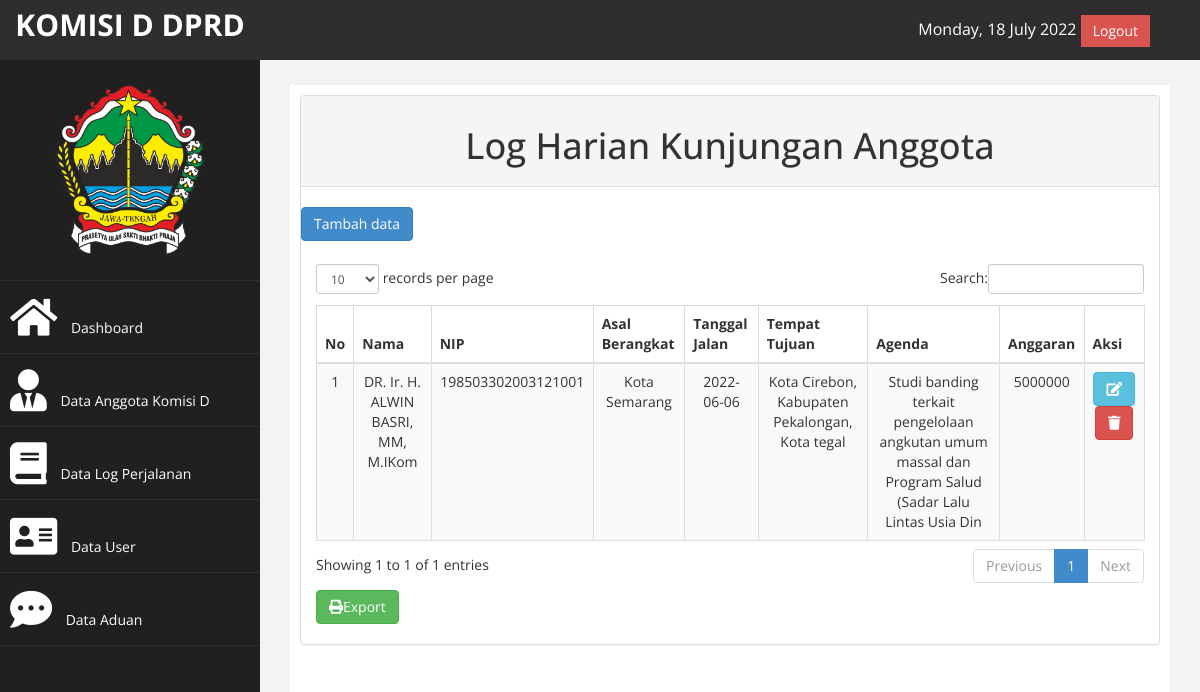
Page /index.php?page=log (signed in) on the earlier database version.
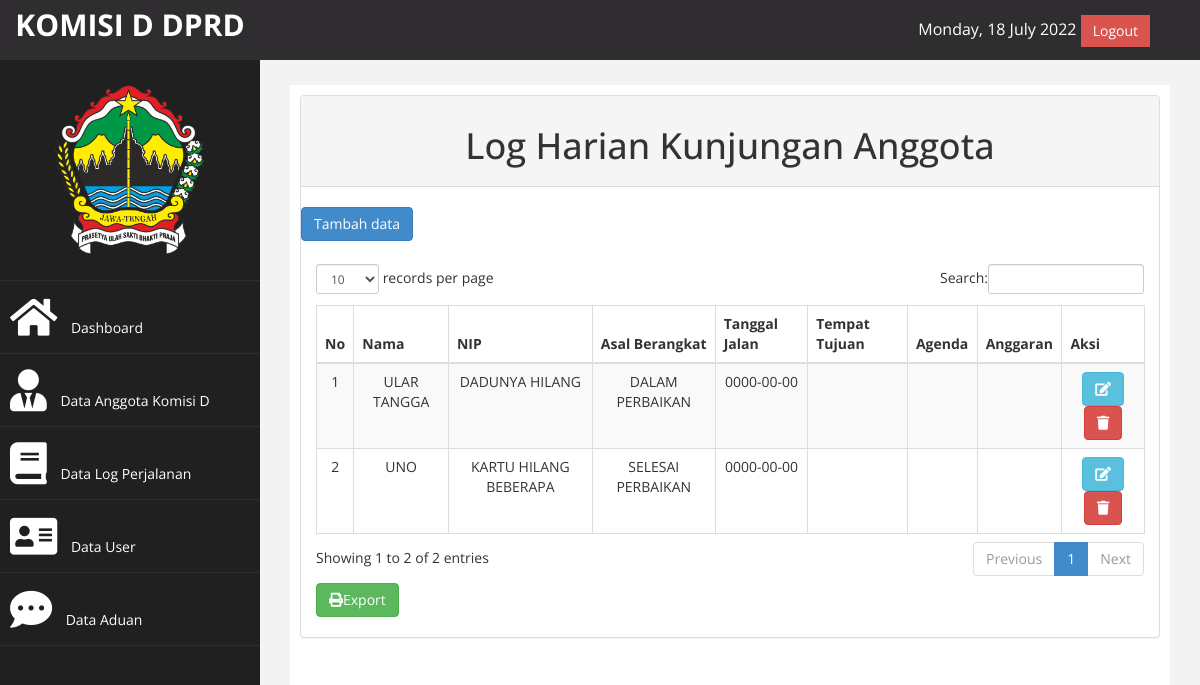
Same page on the later database version.
### tables this page shows
CREATE TABLE `tb_log` (
  `id` int(100) NOT NULL,
  `nama` varchar(100) NOT NULL,
  `nip` varchar(100) NOT NULL,
  `asal_berangkat` varchar(100) NOT NULL,
  `tanggal_jalan` date NOT NULL,
  `tempat_tujuan` varchar(100) NOT NULL,
  `agenda` varchar(100) NOT NULL,
  `anggaran` varchar(100) NOT NULL
);

### page/log/log.php (the view, shortened to what this page needs)
<div class="row">
    <div class="col-md-12">
        <div class="panel panel-default">
            <div class="panel-heading">
                <center>
                    <h1>Log Harian Kunjungan Anggota</h1>
                </center>
            </div><br>
            <a href="?page=log&aksi=tambah" class="btn btn-primary" style="margin-bottom: 8px">Tambah data</a>
            <div class="panel-body">
                <div class="table-responsive">
                    <table class="table table-striped table-bordered table-hover" id="dataTables-example">
                        <thead>
                            <tr align="center">
                                <th>No</th>
                                <th>Nama</th>
                                <th>NIP</th>
                                <th>Asal Berangkat</th>
                                <th>Tanggal Jalan</th>
                                <th>Tempat Tujuan</th>
                                <th>Agenda</th>
                                <th>Anggaran</th>
                                <th>Aksi</th>
                            </tr>
                        </thead>
                        <tbody>
                            <?php
                            $no = 1;
                            $sql = $koneksi->query("SELECT * from tb_log");
                            while ($data = $sql->fetch_assoc()) {
                            ?>
                                <tr align="center">
                                    <td><?php echo $no++ ?></td>
                                    <td><?php echo $data['nama']; ?></td>
                                    <td><?php echo $data['nip']; ?></td>
                                    <td><?php echo $data['asal_berangkat']; ?></td>
                                    <td><?php echo $data['tanggal_jalan']; ?></td>
                                    <td><?php echo $data['tempat_tujuan']; ?></td>
                                    <td><?php echo $data['agenda']; ?></td>
                                    <td><?php echo $data['anggaran']; ?></td>
                                    <td>
                                        <a href="?page=log&aksi=edit&id=<?php echo $data['id']; ?>" class="btn btn-info"><i class="fa fa-pencil-square-o fa-1x"></i></a>
                                        <a onclick="return confirm('Apakah anda yakin akan menghapus data ini?')" href="?page=log&aksi=delete&id=<?php echo $data['id']; ?> " class="btn btn-danger"><i class="fa fa-trash fa-1x"></i></a>
                                    </td>
                                </tr>
                            <?php } ?>
                        </tbody>
                    </table>
                    <div>
                        <a href="./laporan/export_log.php" class="btn btn-success class" style="margin-bottom: 5px">
                            <i class="fa fa-print"></i>Export</a>
                    </div>
                </div>
            </div>
        </div>
    </div>

### index.php (shortened to what this page needs)
<?php
$koneksi = new mysqli("localhost", "root", "", "dprdjateng");
if ($_SESSION['admin'] || $_SESSION['user']) {
?>
    <!DOCTYPE html>
    <html xmlns="http://www.w3.org/1999/xhtml">
    <head>
        <link href="assets/css/bootstrap.css" rel="stylesheet" />
        <link href="assets/css/font-awesome.css" rel="stylesheet" />
        <link rel="stylesheet" href="https://cdnjs.cloudflare.com/ajax/libs/font-awesome/5.15.4/css/all.min.css" />
        <link href="assets/css/custom.css" rel="stylesheet" />
        <link href="assets/js/dataTables/dataTables.bootstrap.css" rel="stylesheet" />
    </head>
    <body>
        <div id="wrapper">
            <nav class="navbar navbar-default navbar-cls-top " role="navigation" style="margin-bottom: 0; background-color: #2f2d30;">
                <div class="navbar-header">
                    <a class="navbar-brand" style="background-color: #2f2d30;" href="index.php">KOMISI D DPRD</a>
                </div>
                <div style="color: white;
                    padding: 15px 50px 5px 50px;
                    float: right;
                    font-size: 16px;"><?php
                                        echo date("l, d F Y") . "\n";
                                        ?><a href="logout.php" class="btn btn-danger square-btn-adjust">Logout</a>
                </div>
            </nav>
            <nav class="navbar-default navbar-side" role="navigation">
                <div class="sidebar-collapse">
                    <ul class="nav" id="main-menu">
                        <li class="text-center">
                            <img src="assets/img/logo.png" class="user-image img-responsive" />
                        </li>
                        <li>
                            <a href="index.php"><i class="fa fa-home fa-3x"></i> Dashboard</a>
                        </li>
                        <li>
                            <a href="?page=anggota"><i class="fa fa-user-tie fa-3x"></i> Data Anggota Komisi D</a>
                        </li>
                        <li>
                            <a href="?page=log"><i class="fa fa-book fa-3x"></i> Data Log Perjalanan</a>
                        </li>
                        <li>
                            <a href="?page=user"><i class="fa fa-address-card fa-3x"></i> Data User</a>
                        </li>
                        <li>
                            <a href="?page=aduan"><i class="fa fa-comment-dots fa-3x"></i> Data Aduan</a>
                        </li>
                    </ul>
                </div>
            </nav>
            <div id="page-wrapper">
                <div id="page-inner">
                    <div class="row">
                        <div class="col-md-12">
                            <?php
                            $page = $_GET['page'];
                            $aksi = $_GET['aksi'];
                            if ($page == "hidrologi") {
                                if ($aksi == "") {
                                    include "page/hidrologi/hidrologi.php";
                                } elseif ($aksi == "tambah") {
                                    include "page/hidrologi/tambah.php";
                                } elseif ($aksi == "edit") {
                                    include "page/hidrologi/edit.php";
                                } elseif ($aksi == "delete") {
                                    include "page/hidrologi/delete.php";
                                }
                            } elseif ($page == "log") {
                                if ($aksi == "") {
                                    include "page/log/log.php";
                                } elseif ($aksi == "tambah") {
                                    include "page/log/tambah.php";
                                } elseif ($aksi == "edit") {
                                    include "page/log/edit.php";
                                } elseif ($aksi == "delete") {
                                    include "page/log/delete.php";
                                }
                            } elseif ($page == "") {
                                include "home.php";
                            }
                            ?>
                        </div>
                    </div>
                </div>
            </div>
        </div>
    </body>
    </html>
<?php
} else {
    header("location:index.html");
}
?>

### assets/css/custom.css (style rules this page uses)
body { font-family: 'Open Sans', sans-serif; }
#wrapper { width: 100%; background:#202020; }
#page-wrapper { padding: 15px 15px; min-height: 600px; background:#F3F3F3; }
#page-inner { width:100%; margin:10px 20px 10px 0px; background-color:#fff!important; padding:10px; min-height:1200px; }
.text-center { text-align:center; }
.square-btn-adjust { border: 0px solid transparent; -webkit-border-radius: 0px; -moz-border-radius: 0px; border-radius: 0px; }
.user-image { margin: 25px auto; -webkit-border-radius: 10px; -moz-border-radius: 10px; border-radius: 10px; max-height:170px; max-width:170px; }
.navbar-cls-top .navbar-brand { color: #fff; background: #C90000; width: 260px; text-align: center; height: 60px; font-size: 30px; font-weight: 700; }
.sidebar-collapse , .sidebar-collapse .nav { background:none; }
.sidebar-collapse .nav { padding:0; }
.sidebar-collapse .nav > li > a { color:#fff; background:#202020; text-shadow:none; }
.sidebar-collapse > .nav > li > a { padding:15px 10px; }
.sidebar-collapse > .nav > li { border-bottom: 1px solid rgba(107, 108, 109, 0.19); }
.navbar-side { border:none; background-color: #202020; }
.navbar-cls-top { background:#4D4D4D; border-bottom:none; }
.navbar-default { border:0px solid black; }
.navbar-header { background: #A70303; }
.nav > li > a > i { margin-right:10px; }
@media (min-width:768px) { #page-wrapper { margin: 0 0 0 260px; padding: 15px 30px; min-height: 1200px; } }
@media (min-width:768px) { .navbar-side { z-index: 1; position: absolute; width: 260px; } }
@media (min-width:768px) { .navbar { border-radius: 0px; } }

Differences in the rows shown:
removed tb_log: nama "DR. Ir. H. ALWIN BASRI, MM, M.IKom", nip "198503302003121001", asal_berangkat "Kota Semarang", tanggal_jalan "2022-06-06", tempat_tujuan "Kota Cirebon, Kabupaten Pekalongan, Kota tegal", agenda "Studi banding terkait pengelolaan angkutan umum massal dan Program Salud (Sadar Lalu Lintas Usia Din", anggaran "5000000"
added tb_log: nama "ULAR TANGGA", nip "DADUNYA HILANG", asal_berangkat "DALAM PERBAIKAN", tanggal_jalan "0000-00-00"
added tb_log: nama "UNO", nip "KARTU HILANG BEBERAPA", asal_berangkat "SELESAI PERBAIKAN", tanggal_jalan "0000-00-00"
Other differences:
text written by a page script: "records per page Search: Showing 1 to 1 of 1 entries Previous 1 Next" → "records per page Search: Showing 1 to 2 of 2 entries Previous 1 Next"
